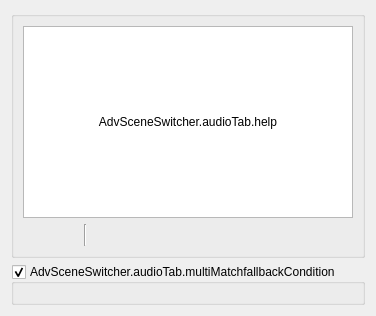
     <widget class="QWidget" name="audioTab">
      <attribute name="title">
       <string>AdvSceneSwitcher.audioTab.title</string>
      </attribute>
      <layout class="QVBoxLayout" name="verticalLayout_9">
       <item>
        <widget class="QGroupBox" name="groupBox_4">
         <property name="title">
          <string/>
         </property>
         <layout class="QVBoxLayout" name="verticalLayout_6">
          <item>
           <layout class="QGridLayout" name="gridLayout_17">
            <item row="0" column="0">
             <widget class="QListWidget" name="audioSwitches">
              <property name="sizePolicy">
               <sizepolicy hsizetype="Expanding" vsizetype="Expanding">
                <horstretch>0</horstretch>
                <verstretch>0</verstretch>
               </sizepolicy>
              </property>
              <property name="sortingEnabled">
               <bool>false</bool>
              </property>
             </widget>
            </item>
            <item row="0" column="0">
             <widget class="QLabel" name="audioHelp">
              <property name="text">
               <string>AdvSceneSwitcher.audioTab.help</string>
              </property>
              <property name="alignment">
               <set>Qt::AlignCenter</set>
              </property>
              <property name="wordWrap">
               <bool>true</bool>
              </property>
             </widget>
            </item>
           </layout>
          </item>
          <item>
           <layout class="QHBoxLayout" name="horizontalLayout_53">
            <item>
             <widget class="QPushButton" name="audioAdd">
              <property name="maximumSize">
               <size>
                <width>22</width>
                <height>22</height>
               </size>
              </property>
              <property name="flat">
               <bool>true</bool>
              </property>
              <property name="themeID" stdset="0">
               <string notr="true">addIconSmall</string>
              </property>
              <property name="class" stdset="0">
               <string notr="true">icon-plus</string>
              </property>
             </widget>
            </item>
            <item>
             <widget class="QPushButton" name="audioRemove">
              <property name="maximumSize">
               <size>
                <width>22</width>
                <height>22</height>
               </size>
              </property>
              <property name="flat">
               <bool>true</bool>
              </property>
              <property name="themeID" stdset="0">
               <string notr="true">removeIconSmall</string>
              </property>
              <property name="class" stdset="0">
               <string notr="true">icon-trash</string>
              </property>
             </widget>
            </item>
            <item>
             <spacer name="horizontalSpacer_114">
              <property name="orientation">
               <enum>Qt::Horizontal</enum>
              </property>
              <property name="sizeType">
               <enum>QSizePolicy::Fixed</enum>
              </property>
              <property name="sizeHint" stdset="0">
               <size>
                <width>5</width>
                <height>20</height>
               </size>
              </property>
             </spacer>
            </item>
            <item>
             <widget class="Line" name="line_38">
              <property name="orientation">
               <enum>Qt::Vertical</enum>
              </property>
             </widget>
            </item>
            <item>
             <spacer name="horizontalSpacer_115">
              <property name="orientation">
               <enum>Qt::Horizontal</enum>
              </property>
              <property name="sizeType">
               <enum>QSizePolicy::Fixed</enum>
              </property>
              <property name="sizeHint" stdset="0">
               <size>
                <width>5</width>
                <height>20</height>
               </size>
              </property>
             </spacer>
            </item>
            <item>
             <widget class="QPushButton" name="audioUp">
              <property name="maximumSize">
               <size>
                <width>22</width>
                <height>22</height>
               </size>
              </property>
              <property name="text">
               <string/>
              </property>
              <property name="flat">
               <bool>true</bool>
              </property>
              <property name="themeID" stdset="0">
               <string>upArrowIconSmall</string>
              </property>
              <property name="class" stdset="0">
               <string notr="true">icon-up</string>
              </property>
             </widget>
            </item>
            <item>
             <widget class="QPushButton" name="audioDown">
              <property name="maximumSize">
               <size>
                <width>22</width>
                <height>22</height>
               </size>
              </property>
              <property name="text">
               <string/>
              </property>
              <property name="flat">
               <bool>true</bool>
              </property>
              <property name="themeID" stdset="0">
               <string>downArrowIconSmall</string>
              </property>
              <property name="class" stdset="0">
               <string notr="true">icon-down</string>
              </property>
             </widget>
            </item>
            <item>
             <spacer name="horizontalSpacer_56">
              <property name="orientation">
               <enum>Qt::Horizontal</enum>
              </property>
              <property name="sizeHint" stdset="0">
               <size>
                <width>40</width>
                <height>20</height>
               </size>
              </property>
             </spacer>
            </item>
           </layout>
          </item>
         </layout>
        </widget>
       </item>
       <item>
        <widget class="QGroupBox" name="audioFallback">
         <property name="title">
          <string>AdvSceneSwitcher.audioTab.multiMatchfallbackCondition</string>
         </property>
         <property name="flat">
          <bool>false</bool>
         </property>
         <property name="checkable">
          <bool>true</bool>
         </property>
         <layout class="QVBoxLayout" name="verticalLayout_23">
          <item>
           <layout class="QHBoxLayout" name="audioFallbackLayout"/>
          </item>
         </layout>
        </widget>
       </item>
      </layout>
     </widget>
